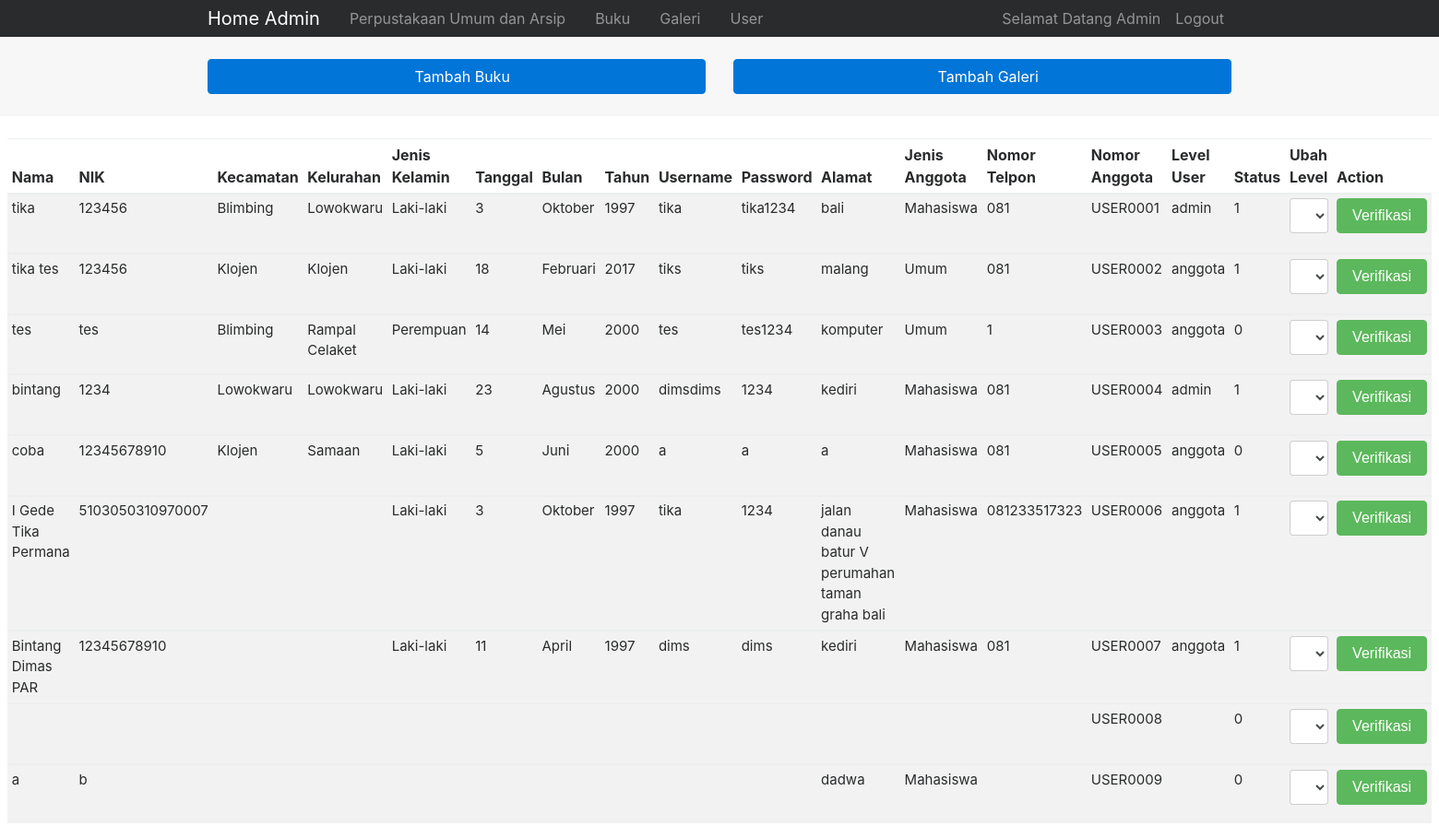
Screenshot of /index.php/c_admin/c_BerandaAdmin with the database file from the repository.
### tables this page shows
CREATE TABLE `anggota` (
  `Nama` varchar(100) NOT NULL,
  `NIK` varchar(100) NOT NULL,
  `Kecamatan` varchar(100) NOT NULL,
  `Kelurahan` varchar(100) NOT NULL,
  `JenisKelamin` varchar(20) NOT NULL,
  `Tanggal` varchar(5) NOT NULL,
  `Bulan` varchar(30) NOT NULL,
  `Tahun` varchar(5) NOT NULL,
  `Username` varchar(30) NOT NULL,
  `Password` varchar(10) NOT NULL,
  `Alamat` varchar(155) NOT NULL,
  `JenisAnggota` varchar(50) NOT NULL,
  `NoTelp` varchar(12) NOT NULL,
  `NoAnggota` varchar(10) NOT NULL,
  `Level` varchar(30) NOT NULL,
  `status` int(11) NOT NULL
);

### application/controllers/c_admin.php (called while the page is built, shortened)
<?php
class c_admin extends CI_Controller{
	public function c_BerandaAdmin(){
		$this->load->model('m_ModelIn_admin');
		$data['verifikasiUser'] = $this->m_ModelIn_admin->m_Admin_LihatUser();
		$this->load->view('v_admin', $data);
	}
}
?>

### index.php (called while the page is built, shortened)
<?php
require_once BASEPATH.'core/CodeIgniter.php';

### application/models/m_ModelIn_admin.php (called while the page is built, shortened)
<?php
class m_ModelIn_admin extends CI_Model{
	public function m_Admin_LihatUser(){
		$query = $this->db->get();
		return $query->result();
	}
}
?>

### application/views/v_admin.php (the view, shortened to what this page needs)
<!DOCTYPE html>
<html lang="en">
<head>
	<link rel="stylesheet" href="<?php echo base_url() ?>bootstrap/custom css admin/font-awesome.min.css">
	<link rel="stylesheet" href="<?php echo base_url() ?>bootstrap/custom css admin/bootstrap.css">
	<link rel="stylesheet" href="<?php echo base_url() ?>bootstrap/custom css admin/style.css">
</head>
<body>
	<nav class="navbar navbar-toggleable-sm navbar-inverse bg-inverse p-0">
		<div class="container">
			<a href="<?php echo base_url('c_admin/c_BerandaAdmin') ?>" class="navbar-brand">Home Admin</a>
			<div class="collapse navbar-collapse" id="mynavbar">
				<ul class="navbar-nav">
					<li class="nav-item px-2">
						<a href="<?php echo base_url('c_admin/c_adminSebagaiUser') ?>" class="nav-link">Perpustakaan Umum dan Arsip</a>
					</li>
					<li class="nav-item px-2">
						<a href="<?php echo base_url('c_admin/c_LihatBuku') ?>" class="nav-link">Buku</a>
					</li>
					<li class="nav-item px-2">
						<a href="<?php echo base_url('c_admin/c_LihatGaleri') ?>" class="nav-link">Galeri</a>
					</li>
					<li class="nav-item px-2">
						<a href="<?php echo base_url('c_admin/c_LihatUser') ?>" class="nav-link">User</a>
					</li>
				</ul>
				<ul class="navbar-nav ml-auto">
					<li class="nav-item">
						<a href="" class="nav-link" data-toggle="dropdown">
							<i class="fa fa-user"></i><span>Selamat Datang Admin </span><span><?php echo $this->session->userdata('Nama'); ?></span>
						</a>
					</li>
					<li class="nav-item">
						<a href="<?php echo site_url('c_index/Logout') ?>" class="nav-link"><i class="fa fa user-times"></i>Logout</a>
					</li>
				</ul>
			</div>
		</div>
	</nav>
	<section id="sections" class="py-4 mb-4 bg-faded">
		<div class="container">
			<div class="row">
				<div class="col-md-6">
					<a href="" class="btn btn-primary btn-block" data-toggle="modal" data-target="#addBookModel">
						<i class="fa fa-plus"></i>Tambah Buku
					</a>
				</div>
				<div class="col-md-6">
					<a href="" class="btn btn-primary btn-block" data-toggle="modal" data-target="#addGaleryModel">
						<i class="fa fa-plus"></i>Tambah Galeri
					</a>
				</div>
			</div>
		</div>
	</section>
	<section>
		<div class="container-fluid ml-2 mr-2">
			<div class="row">
				<form action="<?php echo base_url('c_admin/c_admin_ubahLevel'); ?>" method="post">
					<table class="table table-striped table-sm" style="font-size: 16px;">
						<thead class="thead-dark">
							<tr>
								<th scope="col">Nama</th>
								<th scope="col">NIK</th>
								<th scope="col">Kecamatan</th>
								<th scope="col">Kelurahan</th>
								<th scope="col">Jenis Kelamin</th>
								<th scope="col">Tanggal</th>
								<th scope="col">Bulan</th>
								<th scope="col">Tahun</th>
								<th scope="col">Username</th>
								<th scope="col">Password</th>
								<th scope="col">Alamat</th>
								<th scope="col">Jenis Anggota</th>
								<th scope="col">Nomor Telpon</th>
								<th scope="col">Nomor Anggota</th>
								<th scope="col">Level User</th>
								<th scope="col">Status</th>
								<th scope="col">Ubah Level</th>
								<th scope="col">Action</th>
							</tr>
						</thead>
						<?php foreach ($verifikasiUser as $verifi) { ?>
						<tbody style="font-size: 15px;">
							<tr>
								<td><?php echo $verifi->Nama?></td>
								<td><?php echo $verifi->NIK?></td>
								<td><?php echo $verifi->Kecamatan?></td>
								<td><?php echo $verifi->Kelurahan?></td>
								<td><?php echo $verifi->JenisKelamin?></td>
								<td><?php echo $verifi->Tanggal?></td>
								<td><?php echo $verifi->Bulan?></td>
								<td><?php echo $verifi->Tahun?></td>
								<td><?php echo $verifi->Username?></td>
								<td><?php echo $verifi->Password?></td>
								<td><?php echo $verifi->Alamat?></td>
								<td><?php echo $verifi->JenisAnggota?></td>
								<td><?php echo $verifi->NoTelp?></td>
								<td><?php echo $verifi->NoAnggota?></td>
								<td><?php echo $verifi->Level?></td>
								<td><?php echo $verifi->status?></td>
								<td>
									<div class="form-group">
										<select id="inputLevel" class="inputLevel form-control" name="inputLevel" data-toggle="tooltip" data-placement="top" onchange="getValue();">
											<option selected disabled>Pilih</option>
										</select>
									</div>
								</td>
								<td>
									<div class="btn-group">
										<button class="btn btn-success" type="submit">Verifikasi</button>
									</div>
								</td>
							</tr>
						</tbody>
						<?php } ?>
					</table>
				</form>
		</div>
	</div>
</section>
</body>
</html>

### rows the page displays
anggota: Nama "tika", NIK "123456", Kecamatan "Blimbing", Kelurahan "Lowokwaru", JenisKelamin "Laki-laki", Tanggal "3", Bulan "Oktober", Tahun "1997", Username "tika", Password "tika1234", Alamat "bali", JenisAnggota "Mahasiswa", NoTelp "081", NoAnggota "USER0001", Level "admin", status "1"
anggota: Nama "tika tes", NIK "123456", Kecamatan "Klojen", Kelurahan "Klojen", JenisKelamin "Laki-laki", Tanggal "18", Bulan "Februari", Tahun "2017", Username "tiks", Password "tiks", Alamat "malang", JenisAnggota "Umum", NoTelp "081", NoAnggota "USER0002", Level "anggota", status "1"
anggota: Nama "tes", NIK "tes", Kecamatan "Blimbing", Kelurahan "Rampal Celaket", JenisKelamin "Perempuan", Tanggal "14", Bulan "Mei", Tahun "2000", Username "tes", Password "tes1234", Alamat "komputer", JenisAnggota "Umum", NoTelp "1", NoAnggota "USER0003", Level "anggota", status "0"
anggota: Nama "bintang", NIK "1234", Kecamatan "Lowokwaru", Kelurahan "Lowokwaru", JenisKelamin "Laki-laki", Tanggal "23", Bulan "Agustus", Tahun "2000", Username "dimsdims", Password "1234", Alamat "kediri", JenisAnggota "Mahasiswa", NoTelp "081", NoAnggota "USER0004", Level "admin", status "1"
anggota: Nama "coba", NIK "12345678910", Kecamatan "Klojen", Kelurahan "Samaan", JenisKelamin "Laki-laki", Tanggal "5", Bulan "Juni", Tahun "2000", Username "a", Password "a", Alamat "a", JenisAnggota "Mahasiswa", NoTelp "081", NoAnggota "USER0005", Level "anggota", status "0"
anggota: Nama "I Gede Tika Permana", NIK "5103050310970007", JenisKelamin "Laki-laki", Tanggal "3", Bulan "Oktober", Tahun "1997", Username "tika", Password "1234", Alamat "jalan danau batur V perumahan taman graha bali", JenisAnggota "Mahasiswa", NoTelp "081233517323", NoAnggota "USER0006", Level "anggota", status "1"
anggota: Nama "Bintang Dimas PAR", NIK "12345678910", JenisKelamin "Laki-laki", Tanggal "11", Bulan "April", Tahun "1997", Username "dims", Password "dims", Alamat "kediri", JenisAnggota "Mahasiswa", NoTelp "081", NoAnggota "USER0007", Level "anggota", status "1"
anggota: NoAnggota "USER0008", status "0"
anggota: Nama "a", NIK "b", Alamat "dadwa", JenisAnggota "Mahasiswa", NoAnggota "USER0009", status "0"
